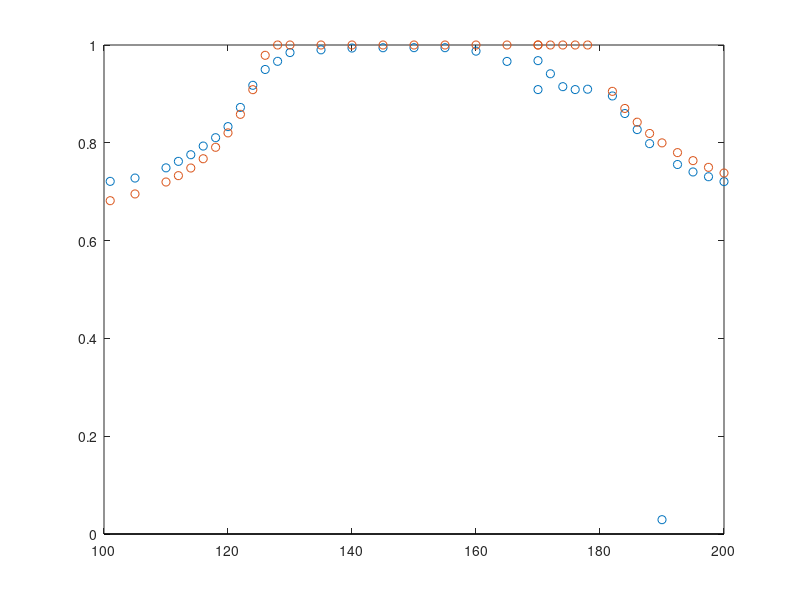
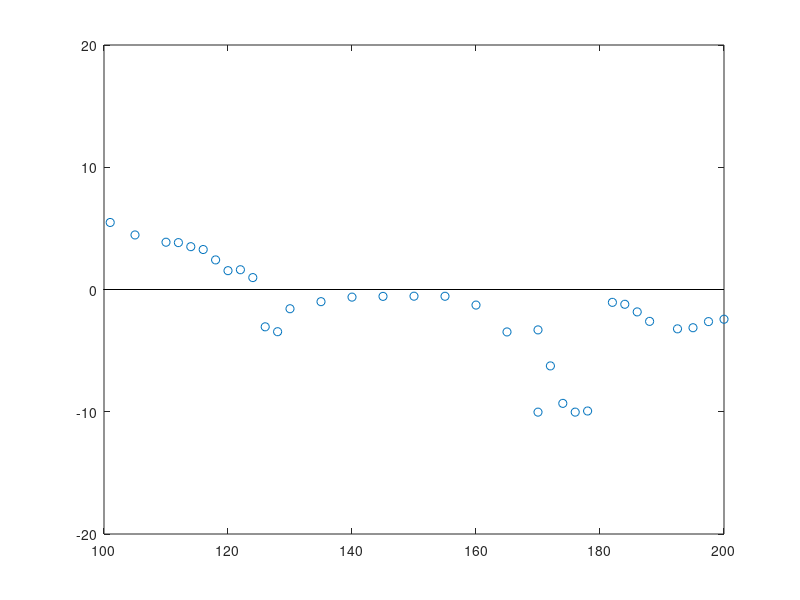

Write the MATLAB code that produced these figures, in order.
frequency= [101 105 110 112 114 116 118 120 122 124 126 128 130 135 140 145 150 155 160 ...
    165 170 172 174 176 178 170 182 184 186 188 190 192.5 195 197.5 200];
Is2=[145 154 155 153 149 143 138 127 101 67 42 29 14 10 7 7 7 7 16 42 37 67 95 100 97 96 109 147 ...
    182 211 232 250 263 271 281];
Is1=[375 412 462 490 515 549 590 634 690 746 797 840 890 1005 1124 1245 1280 1265 1256 1210 1120,...,
   1072 1020 997 976 957 937 902 870 835 07 773 750 735 725 ];

figure();
stem(frequency, Is1./(Is1+Is2),'LineStyle','none')
hold on;
%%
kx=[];
RL1k=[];
DeltaMx=[];
wo=1;
Ltx=22.88e-6;
Lrx=17.1e-6;
Crx=65.7e-9;
Ctx=49.2;
frx=1/(sqrt(Lrx*Crx)*2*pi)
Rrx=5.1*8/pi/pi;
Qrx=(2*pi*frx*Lrx)/Rrx
M1=4.1e-6; %  3.0711e-06
M2=2.445e-6;
k1=M1/sqrt(Ltx*Lrx);
k2=M2/sqrt(Ltx*Lrx);
DeltaMk=(M1-M2)/M1

for DeltaM=DeltaMk;
 DeltaMx=[DeltaMx, DeltaM];
 k=(1-DeltaM);
 kx=[kx k];
 RL1=[];
 wRL=[];
for i=1:length(frequency)
    w=1000*(frequency(i)/frx);
    a=(Qrx*(w^2-wo^2))/(w*wo);
    b=(1-k^2);
    c=1/((b/a^2)+1);
    d=k^2- (((1-k^2)^2)/a^2);
    Rx=c+ ((sqrt(d))/((b/a^2)+1));
   RL1=[RL1 Rx];
   wRL=[wRL w];
end
RL1k=[RL1k ; RL1];
end 
RL1k(RL1k<=1)=1;
%%
stem(frequency,1./RL1k,'LineStyle','none')

%%
error=(Is1./(Is1+Is2))- (1./RL1k);
n_error=error./(Is1./(Is1+Is2));
hold on;
%%
figure();
stem(frequency,100*n_error,'LineStyle','none')
ylim([-20 20])
